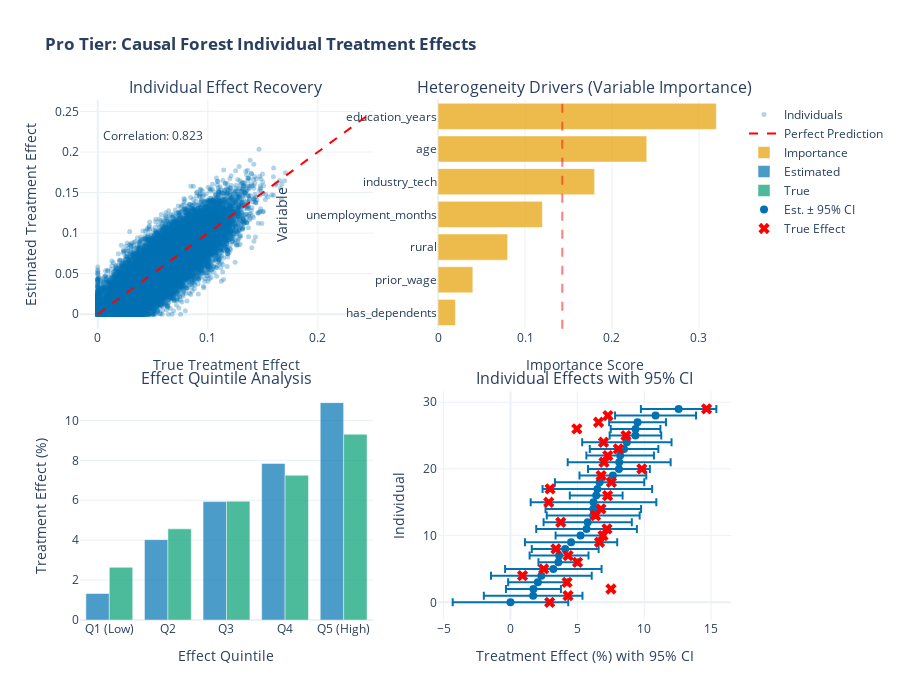

The notebook cell this image was saved under:
### Code cell
# =============================================================================
# Visualize Causal Forest Results (Interactive Plotly)
# =============================================================================

fig = make_subplots(
    rows=2, cols=2,
    subplot_titles=(
        'Individual Effect Recovery',
        'Heterogeneity Drivers (Variable Importance)',
        'Effect Quintile Analysis',
        'Individual Effects with 95% CI'
    ),
    vertical_spacing=0.12,
    horizontal_spacing=0.1
)

# 1. Estimated vs True Individual Effects (scatter)
corr = np.corrcoef(data['tau_true'], data['tau_estimated'])[0, 1]
fig.add_trace(
    go.Scatter(x=data['tau_true'], y=data['tau_estimated'], mode='markers',
               marker=dict(color=COLORS[0], opacity=0.3, size=5),
               name='Individuals',
               hovertemplate='True: %{x:.3f}<br>Est: %{y:.3f}<extra></extra>'),
    row=1, col=1
)
fig.add_trace(
    go.Scatter(x=[0, 0.25], y=[0, 0.25], mode='lines',
               line=dict(color='red', dash='dash'), name='Perfect Prediction'),
    row=1, col=1
)
fig.add_annotation(x=0.05, y=0.22, text=f'Correlation: {corr:.3f}', 
                   showarrow=False, row=1, col=1)

# 2. Variable Importance (horizontal bar)
importance = cf_result.variable_importance.sort_values(ascending=True)
fig.add_trace(
    go.Bar(x=importance.values, y=importance.index, orientation='h',
           marker_color=COLORS[1], opacity=0.7, name='Importance'),
    row=1, col=2
)
fig.add_vline(x=importance.mean(), line_dash="dash", line_color="red", 
              opacity=0.5, row=1, col=2)

# 3. Treatment effect by estimated quantiles
data['effect_quintile'] = pd.qcut(data['tau_estimated'], 5, labels=['Q1 (Low)', 'Q2', 'Q3', 'Q4', 'Q5 (High)'])
quintile_effects = data.groupby('effect_quintile', observed=True).agg({
    'tau_estimated': 'mean',
    'tau_true': 'mean'
})
fig.add_trace(
    go.Bar(x=quintile_effects.index.astype(str), y=quintile_effects['tau_estimated'] * 100,
           name='Estimated', marker_color=COLORS[0], opacity=0.7),
    row=2, col=1
)
fig.add_trace(
    go.Bar(x=quintile_effects.index.astype(str), y=quintile_effects['tau_true'] * 100,
           name='True', marker_color=COLORS[2], opacity=0.7),
    row=2, col=1
)

# 4. Confidence intervals for selected individuals
sample_idx = data.sample(30, random_state=42).sort_values('tau_estimated').index
sample = data.loc[sample_idx].reset_index(drop=True)
fig.add_trace(
    go.Scatter(x=sample['tau_estimated'] * 100, y=sample.index,
               mode='markers', marker=dict(color=COLORS[0], size=8),
               error_x=dict(type='data', array=1.96 * sample['tau_se'] * 100, visible=True),
               name='Est. ± 95% CI',
               hovertemplate='Est: %{x:.1f}%<extra></extra>'),
    row=2, col=2
)
fig.add_trace(
    go.Scatter(x=sample['tau_true'] * 100, y=sample.index,
               mode='markers', marker=dict(color='red', symbol='x', size=10),
               name='True Effect',
               hovertemplate='True: %{x:.1f}%<extra></extra>'),
    row=2, col=2
)

fig.update_layout(
    title_text='<b>Pro Tier: Causal Forest Individual Treatment Effects</b>',
    height=700,
    showlegend=True,
    template='plotly_white',
    barmode='group'
)
fig.update_xaxes(title_text='True Treatment Effect', row=1, col=1)
fig.update_xaxes(title_text='Importance Score', row=1, col=2)
fig.update_xaxes(title_text='Effect Quintile', row=2, col=1)
fig.update_xaxes(title_text='Treatment Effect (%) with 95% CI', row=2, col=2)
fig.update_yaxes(title_text='Estimated Treatment Effect', row=1, col=1)
fig.update_yaxes(title_text='Variable', row=1, col=2)
fig.update_yaxes(title_text='Treatment Effect (%)', row=2, col=1)
fig.update_yaxes(title_text='Individual', row=2, col=2)

fig.show()

### Figure 1 — Plotly figure (JSON) as saved in the notebook; plotly's stock layout.template omitted (floating-point values rounded to 4 significant figures; data arrays with more than 128 entries replaced by an {"elided": "..."} marker saying what was removed)
{"data": [{"hovertemplate": "True: %{x:.3f}<br>Est: %{y:.3f}<extra></extra>", "marker": {"color": "#0072B2", "opacity": 0.3, "size": 5}, "mode": "markers", "name": "Individuals", "type": "scatter", "x": {"elided": "21000 float values"}, "xaxis": "x", "y": {"elided": "21000 float values"}, "yaxis": "y"}, {"line": {"color": "red", "dash": "dash"}, "mode": "lines", "name": "Perfect Prediction", "type": "scatter", "x": [0, 0.25], "xaxis": "x", "y": [0, 0.25], "yaxis": "y"}, {"marker": {"color": "#E69F00"}, "name": "Importance", "opacity": 0.7, "orientation": "h", "type": "bar", "x": [0.02, 0.04, 0.08, 0.12, 0.18, 0.24, 0.32], "xaxis": "x2", "y": ["has_dependents", "prior_wage", "rural", "unemployment_months", "industry_tech", "age", "education_years"], "yaxis": "y2"}, {"marker": {"color": "#0072B2"}, "name": "Estimated", "opacity": 0.7, "type": "bar", "x": ["Q1 (Low)", "Q2", "Q3", "Q4", "Q5 (High)"], "xaxis": "x3", "y": [1.328, 4.024, 5.932, 7.839, 10.89], "yaxis": "y3"}, {"marker": {"color": "#009E73"}, "name": "True", "opacity": 0.7, "type": "bar", "x": ["Q1 (Low)", "Q2", "Q3", "Q4", "Q5 (High)"], "xaxis": "x3", "y": [2.637, 4.567, 5.955, 7.247, 9.307], "yaxis": "y3"}, {"error_x": {"array": [4.319, 3.687, 2.055, 2.219, 3.766, 3.607, 1.49, 2.202, 2.499, 3.45, 1.864, 3.762, 3.298, 3.473, 3.573, 4.696, 1.973, 4.095, 3.339, 2.496, 2.311, 3.847, 2.525, 2.562, 3.34, 1.93, 1.857, 2.124, 3.028, 2.821], "type": "data", "visible": true}, "hovertemplate": "Est: %{x:.1f}%<extra></extra>", "marker": {"color": "#0072B2", "size": 8}, "mode": "markers", "name": "Est. ± 95% CI", "type": "scatter", "x": [0.0, 1.696, 1.718, 2.045, 2.309, 3.204, 3.581, 3.633, 4.092, 4.531, 5.238, 5.687, 5.775, 6.185, 6.193, 6.207, 6.409, 6.495, 6.664, 7.657, 8.109, 8.127, 8.201, 8.492, 8.701, 9.343, 9.352, 9.5, 10.85, 12.57], "xaxis": "x4", "y": [0, 1, 2, 3, 4, 5, 6, 7, 8, 9, 10, 11, 12, 13, 14, 15, 16, 17, 18, 19, 20, 21, 22, 23, 24, 25, 26, 27, 28, 29], "yaxis": "y4"}, {"hovertemplate": "True: %{x:.1f}%<extra></extra>", "marker": {"color": "red", "size": 10, "symbol": "x"}, "mode": "markers", "name": "True Effect", "type": "scatter", "x": [2.931, 4.304, 7.513, 4.231, 0.9013, 2.488, 5.017, 4.308, 3.397, 6.657, 6.917, 7.215, 3.759, 6.358, 6.764, 2.862, 7.26, 2.961, 7.545, 6.779, 9.821, 6.99, 7.274, 8.059, 6.957, 8.636, 4.962, 6.585, 7.288, 14.66], "xaxis": "x4", "y": [0, 1, 2, 3, 4, 5, 6, 7, 8, 9, 10, 11, 12, 13, 14, 15, 16, 17, 18, 19, 20, 21, 22, 23, 24, 25, 26, 27, 28, 29], "yaxis": "y4"}], "layout": {"annotations": [{"font": {"size": 16}, "showarrow": false, "text": "Individual Effect Recovery", "x": 0.225, "xanchor": "center", "xref": "paper", "y": 1, "yanchor": "bottom", "yref": "paper"}, {"font": {"size": 16}, "showarrow": false, "text": "Heterogeneity Drivers (Variable Importance)", "x": 0.775, "xanchor": "center", "xref": "paper", "y": 1, "yanchor": "bottom", "yref": "paper"}, {"font": {"size": 16}, "showarrow": false, "text": "Effect Quintile Analysis", "x": 0.225, "xanchor": "center", "xref": "paper", "y": 0.44, "yanchor": "bottom", "yref": "paper"}, {"font": {"size": 16}, "showarrow": false, "text": "Individual Effects with 95% CI", "x": 0.775, "xanchor": "center", "xref": "paper", "y": 0.44, "yanchor": "bottom", "yref": "paper"}, {"showarrow": false, "text": "Correlation: 0.823", "x": 0.05, "xref": "x", "y": 0.22, "yref": "y"}], "barmode": "group", "height": 700, "shapes": [{"line": {"color": "red", "dash": "dash"}, "opacity": 0.5, "type": "line", "x0": 0.1429, "x1": 0.1429, "xref": "x2", "y0": 0, "y1": 1, "yref": "y2 domain"}], "showlegend": true, "title": {"text": "<b>Pro Tier: Causal Forest Individual Treatment Effects</b>"}, "xaxis": {"anchor": "y", "domain": [0, 0.45], "title": {"text": "True Treatment Effect"}}, "xaxis2": {"anchor": "y2", "domain": [0.55, 1], "title": {"text": "Importance Score"}}, "xaxis3": {"anchor": "y3", "domain": [0, 0.45], "title": {"text": "Effect Quintile"}}, "xaxis4": {"anchor": "y4", "domain": [0.55, 1], "title": {"text": "Treatment Effect (%) with 95% CI"}}, "yaxis": {"anchor": "x", "domain": [0.56, 1], "title": {"text": "Estimated Treatment Effect"}}, "yaxis2": {"anchor": "x2", "domain": [0.56, 1], "title": {"text": "Variable"}}, "yaxis3": {"anchor": "x3", "domain": [0, 0.44], "title": {"text": "Treatment Effect (%)"}}, "yaxis4": {"anchor": "x4", "domain": [0, 0.44], "title": {"text": "Individual"}}}}
